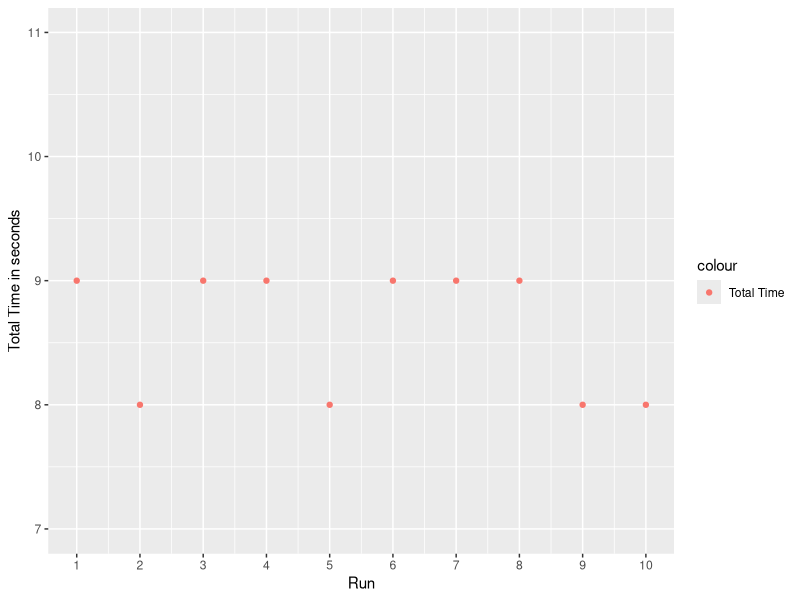
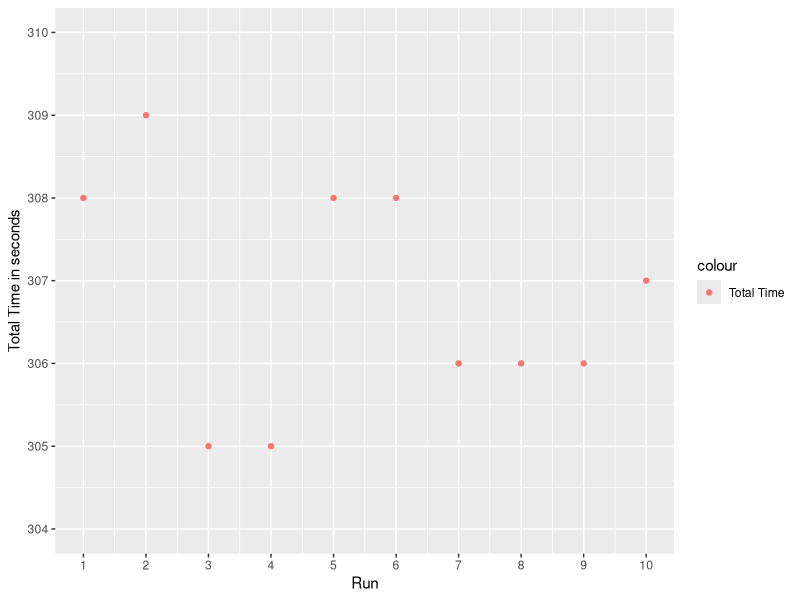

Source code (R) for these figures, in order:
## ---- chunk 1
knitr::opts_chunk$set(echo = FALSE)
## ---- chunk 2
library(ggplot2)
spark_run_local<-read.csv("output/spark_run.csv")
knitr::kable(spark_run_local)
## ---- chunk 3
ggplot(spark_run_local, aes(x=Run, y=total_time, color="Total Time")) + 
  geom_point() +
  ylab("Total Time in seconds") + 
  xlab("Run") + 
  scale_y_continuous(breaks=seq(7,11,1), limits = c(7, 11)) +
  scale_x_continuous(breaks=seq(1,10,1), limits = c(1,10))
## ---- chunk 4
library(ggplot2)
spark_run_local_big<-read.csv("output/spark_run_big.csv")
knitr::kable(spark_run_local_big)
## ---- chunk 5
ggplot(spark_run_local_big, aes(x=Run, y=total_time, color="Total Time")) + 
  geom_point() +
  ylab("Total Time in seconds") + 
  xlab("Run") + 
  scale_y_continuous(breaks=seq(304,310, 1), limits = c(304, 310)) +
  scale_x_continuous(breaks=seq(1,10,1), limits = c(1,10))
